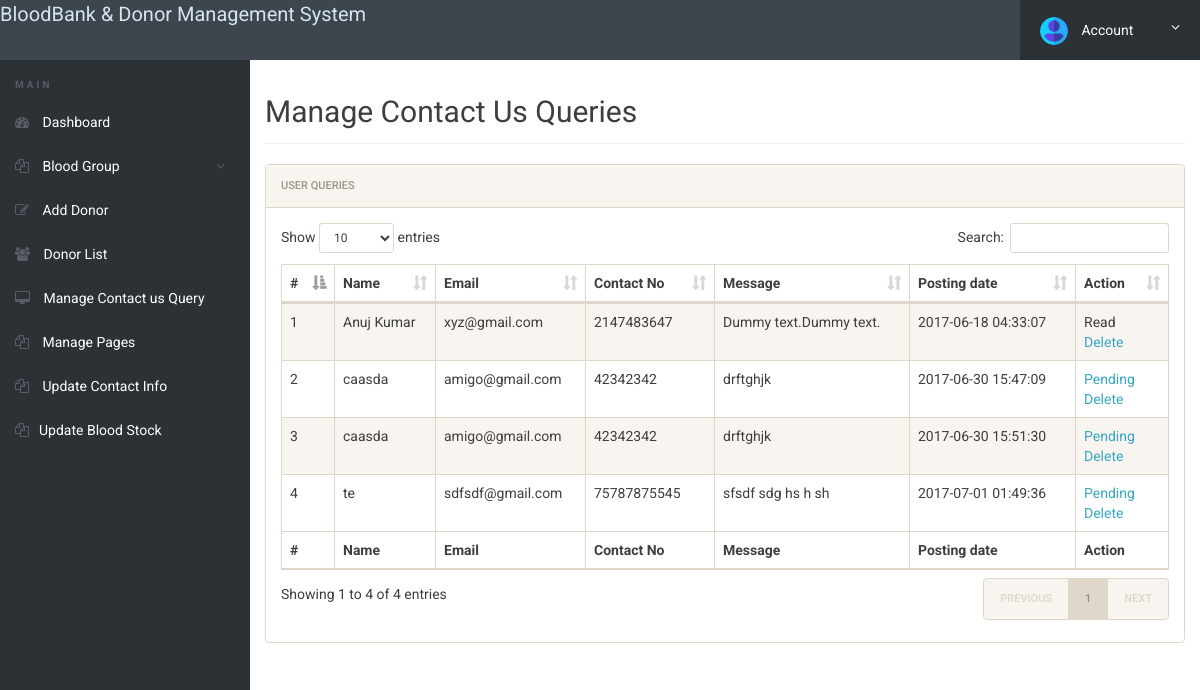
The app's page /bbdms/admin/manage-conactusquery.php (signed in) with its own data.
### tables this page shows
CREATE TABLE IF NOT EXISTS `tblcontactusquery` (
  `id` int(11) NOT NULL AUTO_INCREMENT,
  `name` varchar(100) DEFAULT NULL,
  `EmailId` varchar(120) DEFAULT NULL,
  `ContactNumber` char(11) DEFAULT NULL,
  `Message` longtext,
  `PostingDate` timestamp NOT NULL DEFAULT CURRENT_TIMESTAMP,
  `status` int(11) DEFAULT NULL,
  PRIMARY KEY (`id`)
);

### bbdms/admin/manage-conactusquery.php (the view, shortened to what this page needs)
<?php
include('includes/config.php');
if(strlen($_SESSION['alogin'])==0)
	{
header('location:index.php');
}
else{
 ?>
<!doctype html>
<html lang="en" class="no-js">
<head>
	<link rel="stylesheet" href="css/font-awesome.min.css">
	<link rel="stylesheet" href="css/bootstrap.min.css">
	<link rel="stylesheet" href="css/dataTables.bootstrap.min.css">
	<link rel="stylesheet" href="css/bootstrap-social.css">
	<link rel="stylesheet" href="css/bootstrap-select.css">
	<link rel="stylesheet" href="css/fileinput.min.css">
	<link rel="stylesheet" href="css/awesome-bootstrap-checkbox.css">
	<link rel="stylesheet" href="css/style.css">
</head>
<body>
	<?php include('includes/header.php');?>
	<div class="ts-main-content">
		<?php include('includes/leftbar.php');?>
		<div class="content-wrapper">
			<div class="container-fluid">
				<div class="row">
					<div class="col-md-12">
						<h2 class="page-title">Manage Contact Us Queries</h2>
						<div class="panel panel-default">
							<div class="panel-heading">User queries</div>
							<div class="panel-body">
								<table id="zctb" class="display table table-striped table-bordered table-hover" cellspacing="0" width="100%">
									<thead>
										<tr>
										<th>#</th>
											<th>Name</th>
											<th>Email</th>
											<th>Contact No</th>
											<th>Message</th>
											<th>Posting date</th>
											<th>Action</th>
										</tr>
									</thead>
									<tfoot>
										<tr>
										<th>#</th>
											<th>Name</th>
											<th>Email</th>
											<th>Contact No</th>
											<th>Message</th>
											<th>Posting date</th>
											<th>Action</th>
										</tr>
									</tfoot>
									<tbody>
									<?php $sql = "SELECT * from  tblcontactusquery ";
$query = $dbh -> prepare($sql);
$query->execute();
$results=$query->fetchAll(PDO::FETCH_OBJ);
$cnt=1;
if($query->rowCount() > 0)
{
foreach($results as $result)
{				?>
										<tr>
											<td><?php echo htmlentities($cnt);?></td>
											<td><?php echo htmlentities($result->name);?></td>
											<td><?php echo htmlentities($result->EmailId);?></td>
											<td><?php echo htmlentities($result->ContactNumber);?></td>
											<td><?php echo htmlentities($result->Message);?></td>
											<td><?php echo htmlentities($result->PostingDate);?></td>
																<?php if($result->status==1)
{
	?><td>Read<br />
		<a href="manage-conactusquery.php?del=<?php echo htmlentities($result->id);?>" onclick="return confirm('Do you really want to delete?')" >Delete</a></td>
<?php } else {?>
<td><a href="manage-conactusquery.php?eid=<?php echo htmlentities($result->id);?>" onclick="return confirm('Do you really want to read?')" >Pending</a><br />
	<a href="manage-conactusquery.php?del=<?php echo htmlentities($result->id);?>" onclick="return confirm('Do you really want to delete?')" >Delete</a>
</td>
<?php } ?>
										</tr>
										<?php $cnt=$cnt+1; }} ?>
									</tbody>
								</table>
							</div>
						</div>
					</div>
				</div>
			</div>
		</div>
	</div>
</body>
</html>
<?php } ?>

### bbdms/admin/css/style.css (style rules this page uses)
html { font-size: 14px; }
@media only screen and (min-width: 480px) { html { font-size: 17px; } }
@media only screen and (min-width: 768px) { html { font-size: 14px; } }
body { font-size: 1em; }
a { color: #37a6c4; }
.panel { overflow: hidden; }
.page-title { padding-bottom: 15px; margin-bottom: 20px; border-bottom: 1px solid #f0f0f0; }
.ts-main-content .content-wrapper { padding-top: 15px; margin-top: 60px; }
@media only screen and (min-width: 992px) { .ts-main-content .content-wrapper { margin-left: 250px; } }

### records on screen
tblcontactusquery: name "Anuj Kumar", EmailId "xyz@gmail.com", ContactNumber "2147483647", Message "Dummy text.Dummy text.", PostingDate "2017-06-18 04:33:07"
tblcontactusquery: name "caasda", EmailId "amigo@gmail.com", ContactNumber "42342342", Message "drftghjk", PostingDate "2017-06-30 15:47:09"
tblcontactusquery: name "caasda", EmailId "amigo@gmail.com", ContactNumber "42342342", Message "drftghjk", PostingDate "2017-06-30 15:51:30"
tblcontactusquery: name "te", EmailId "sdfsdf@gmail.com", ContactNumber "75787875545", Message "sfsdf sdg hs h sh", PostingDate "2017-07-01 01:49:36"
